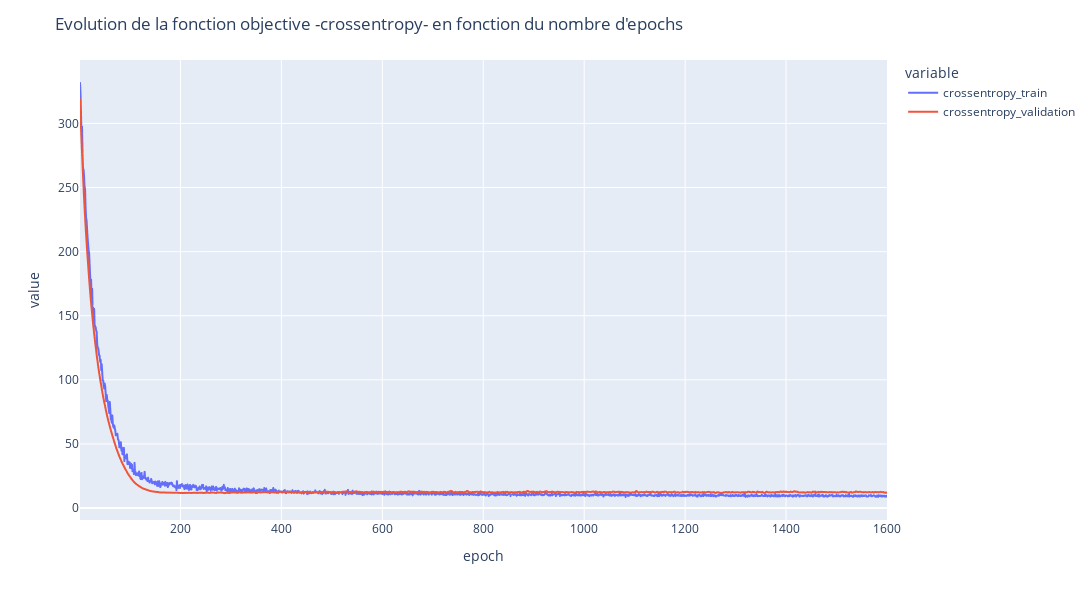

The notebook cell this image was saved under:
### Code cell
#La df crossentropy
epoch = range(1, len(hist.history['loss']) + 1)
crossentropy = pd.DataFrame ( { 'epoch' : epoch, 'crossentropy_train' : hist.history['loss'], 'crossentropy_validation' : hist.history['val_loss'] } )

#Evolution de la fonction objective -crossentropy- en fonction du nombre d'epochs
fig2 = px.line ( crossentropy, x = 'epoch', y = [ 'crossentropy_train', 'crossentropy_validation' ], width = 1300, height = 600 )
fig2.update_layout ( title = '''Evolution de la fonction objective -crossentropy- en fonction du nombre d'epochs ''' )
fig2.show()

### Figure 1 — Plotly figure (JSON) as saved in the notebook; plotly's stock layout.template omitted (floating-point values rounded to 4 significant figures; data arrays with more than 128 entries replaced by an {"elided": "..."} marker saying what was removed)
{"data": [{"hovertemplate": "variable=crossentropy_train<br>epoch=%{x}<br>value=%{y}<extra></extra>", "legendgroup": "crossentropy_train", "line": {"color": "#636efa", "dash": "solid"}, "marker": {"symbol": "circle"}, "mode": "lines", "name": "crossentropy_train", "showlegend": true, "type": "scattergl", "x": {"elided": "1600 int values"}, "xaxis": "x", "y": {"elided": "1600 float values"}, "yaxis": "y"}, {"hovertemplate": "variable=crossentropy_validation<br>epoch=%{x}<br>value=%{y}<extra></extra>", "legendgroup": "crossentropy_validation", "line": {"color": "#EF553B", "dash": "solid"}, "marker": {"symbol": "circle"}, "mode": "lines", "name": "crossentropy_validation", "showlegend": true, "type": "scattergl", "x": {"elided": "1600 int values"}, "xaxis": "x", "y": {"elided": "1600 float values"}, "yaxis": "y"}], "layout": {"height": 600, "legend": {"title": {"text": "variable"}, "tracegroupgap": 0}, "margin": {"t": 60}, "title": {"text": "Evolution de la fonction objective -crossentropy- en fonction du nombre d'epochs "}, "width": 1300, "xaxis": {"anchor": "y", "domain": [0, 1], "title": {"text": "epoch"}}, "yaxis": {"anchor": "x", "domain": [0, 1], "title": {"text": "value"}}}}
